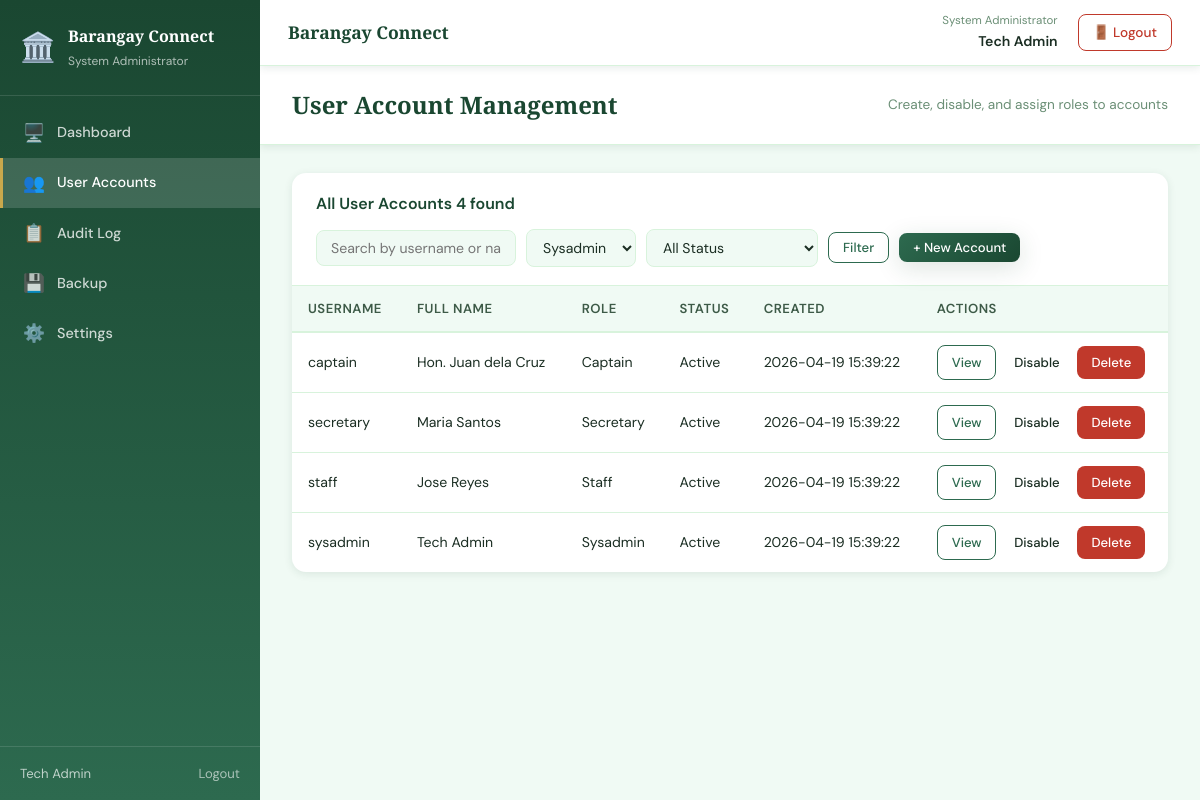
Page /sysadmin/user_accounts.php (signed in) on the earlier database version.
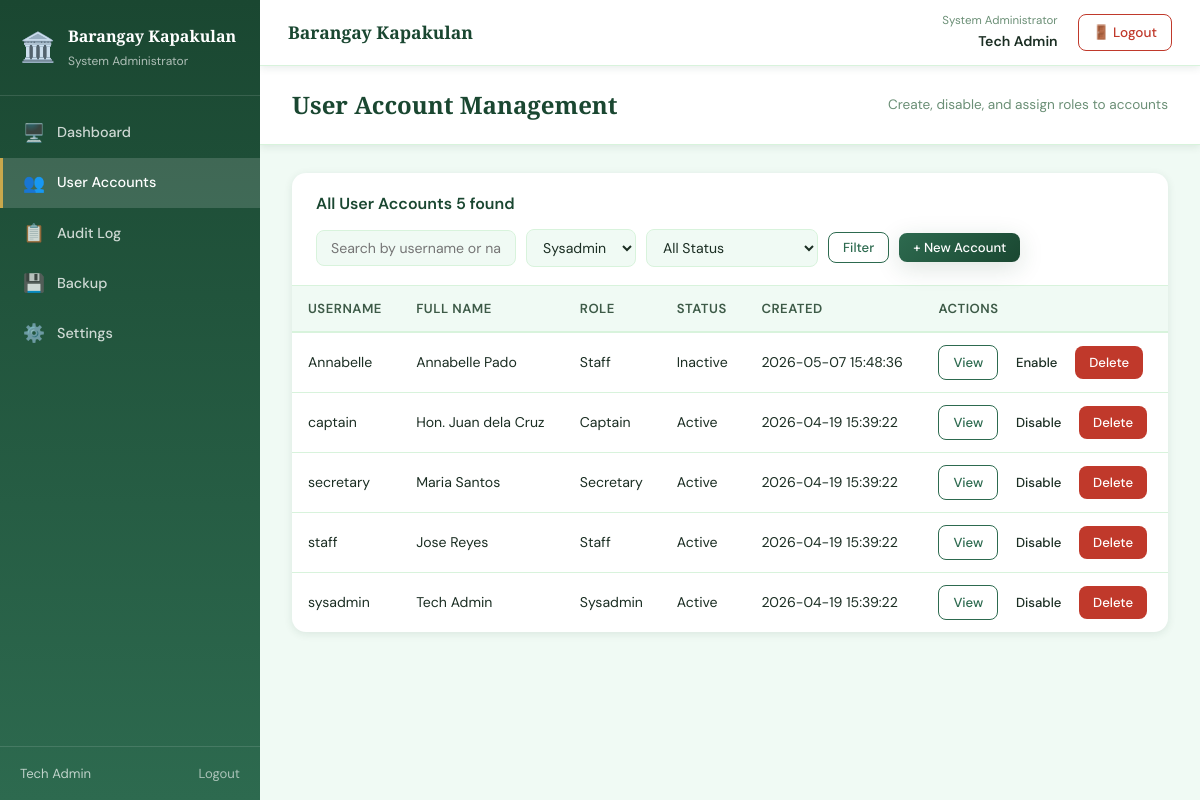
Same page on the later database version.
### tables this page shows
CREATE TABLE `systemsettings` (
  `SettingKey` varchar(100) NOT NULL,
  `SettingValue` text NOT NULL
);

CREATE TABLE `useraccount` (
  `UserAccountID` int(11) NOT NULL,
  `ResidentID` int(11) DEFAULT NULL,
  `Username` varchar(100) NOT NULL,
  `PasswordHash` varchar(255) NOT NULL,
  `Role` enum('captain','secretary','staff','sysadmin','resident') NOT NULL,
  `AccountStatus` enum('Active','Inactive','PendingVerification','Rejected') DEFAULT 'PendingVerification',
  `FullName` varchar(255) DEFAULT NULL,
  `Email` varchar(150) DEFAULT NULL,
  `VerifiedBy` int(11) DEFAULT NULL,
  `VerifiedAt` datetime DEFAULT NULL,
  `RejectionReason` text DEFAULT NULL,
  `CreatedAt` datetime DEFAULT current_timestamp(),
  `UpdatedAt` datetime DEFAULT current_timestamp() ON UPDATE current_timestamp()
);

### config/settings.php (called while the page is built, shortened)
<?php
function load_settings(): array
{
    $defaults = [
        'barangay_name'    => 'Barangay Connect',
        'municipality'     => '',
        'contact'          => '',
        'email'            => '',
        'clearance_fee'    => '50.00',
        'maintenance_mode' => '0',
    ];
    try {
        $pdo = get_db();
        $stmt = $pdo->query("SELECT SettingKey, SettingValue FROM SystemSettings");
        $rows = [];
        while ($row = $stmt->fetch(PDO::FETCH_ASSOC)) {
            $rows[$row['SettingKey']] = $row['SettingValue'];
        }
        return array_merge($defaults, $rows);
    } catch (PDOException $e) {
        error_log('load_settings() error: ' . $e->getMessage());
        return $defaults;
    }
}
function get_setting($key, $default = null)
{
    static $settings = null;
    if ($settings === null) {
        $settings = load_settings();
    }
    return $settings[$key] ?? $default;
}

### sysadmin/user_accounts.php (the view, shortened to what the changed rows need)
<?php
$pdo = get_db();
$where  = ["u.Role IN ('captain', 'secretary', 'staff', 'sysadmin')"];
$params = [];
$sql = "SELECT u.UserAccountID AS id, u.Username AS username, u.FullName AS full_name,
               u.Role AS role, u.AccountStatus AS status,
               u.CreatedAt AS created_at, u.Email AS email
        FROM   useraccount u
        WHERE  " . implode(' AND ', $where) . "
        ORDER  BY u.CreatedAt DESC";
$stmt = $pdo->prepare($sql);
$stmt->execute($params);
$accounts = $stmt->fetchAll(PDO::FETCH_ASSOC);
include '../includes/header.php';
?>
<div class="app-layout">
    <?php include '../includes/sidebar.php'; ?>
    <main class="main-content">
        <?php include '../includes/navbar.php'; ?>
        <div class="page-header">
            <h1>User Account Management</h1>
        </div>
        <div class="page-body">
            <div class="card">
                <div class="card-header">
                    <h3>All User Accounts <span class="badge badge-gray"><?= count($accounts) ?> found</span></h3>
                </div>
                <table class="data-table">
                    <thead>
                        <tr>
                            <th>Username</th>
                            <th>Full Name</th>
                            <th>Role</th>
                            <th>Status</th>
                            <th>Created</th>
                            <th>Actions</th>
                        </tr>
                    </thead>
                    <tbody>
                        <?php if (empty($accounts)): ?>
                            <tr>
                                <td colspan="6" class="empty-row">No accounts found.</td>
                            </tr>
                        <?php else: ?>
                            <?php foreach ($accounts as $acc): ?>
                                <tr>
                                    <td><?= htmlspecialchars($acc['username']) ?></td>
                                    <td><?= htmlspecialchars($acc['full_name'] ?? '—') ?></td>
                                    <td><?= htmlspecialchars(ucfirst($acc['role'])) ?></td>
                                    <td>
                                        <?php
                                        $badge = [
                                            'Active'              => 'badge-green',
                                            'Inactive'            => 'badge-red',
                                            'PendingVerification' => 'badge-yellow',
                                            'Rejected'            => 'badge-gray',
                                        ][$acc['status']] ?? 'badge-gray';
                                        ?>
                                        <span class="badge <?= $badge ?>">
                                            <?= htmlspecialchars($acc['status']) ?>
                                        </span>
                                    </td>
                                    <td><?= htmlspecialchars($acc['created_at']) ?></td>
                                    <td class="table-actions">
                                        <a href="view_account.php?id=<?= $acc['id'] ?>"
                                            class="btn btn-secondary btn-small">View</a>
                                        <?php if ($acc['status'] === 'Active'): ?>
                                            <a href="../handlers/user_account_handler.php?action=disable&id=<?= $acc['id'] ?>"
                                                class="btn btn-warning btn-small"
                                                onclick="return confirm('Disable this account?')">Disable</a>
                                        <?php else: ?>
                                            <a href="../handlers/user_account_handler.php?action=enable&id=<?= $acc['id'] ?>"
                                                class="btn btn-success btn-small"
                                                onclick="return confirm('Enable this account?')">Enable</a>
                                        <?php endif; ?>
                                        <a href="../handlers/user_account_handler.php?action=delete&id=<?= $acc['id'] ?>"
                                            class="btn btn-danger btn-small"
                                            onclick="return confirm('Permanently delete this account? This cannot be undone.')">Delete</a>
                                    </td>
                                </tr>
                            <?php endforeach; ?>
                        <?php endif; ?>
                    </tbody>
                </table>
            </div>
        </div>
    </main>
</div>
<?php include '../includes/footer.php'; ?>

### includes/sidebar.php (shortened to what the changed rows need)
<?php
require_once __DIR__ . '/../config/settings.php';
$role    = $_SESSION['role'] ?? '';
$current = $_SERVER['PHP_SELF'];
function nav_link(string $href, string $icon, string $label, string $current): string
{
    $active = (strpos($current, basename($href)) !== false) ? 'active' : '';
    return "
        <a href=\"$href\" class=\"nav-link $active\">
            <span class=\"nav-icon\">$icon</span>
            $label
        </a>";
}
$role_labels = [
    'captain'   => 'Barangay Captain',
    'secretary' => 'Barangay Secretary',
    'staff'     => 'Barangay Staff',
    'sysadmin'  => 'System Administrator',
    'resident'  => 'Resident',
];
?>
<aside class="sidebar">
    <div class="sidebar-brand">
        <div>
            <div class="brand-name"><?= htmlspecialchars(get_setting('barangay_name', 'Barangay Connect')) ?></div>
            <div class="brand-role">
                <?= htmlspecialchars($role_labels[$role] ?? 'User') ?>
            </div>
        </div>
    </div>
    <nav class="sidebar-nav">
        <?php foreach ($menus[$role] ?? [] as $item): ?>
            <?= nav_link($item['href'], $item['icon'], $item['label'], $current) ?>
        <?php endforeach; ?>
    </nav>
</aside>

### includes/navbar.php (shortened to what the changed rows need)
<?php
require_once __DIR__ . '/../config/settings.php';
$brgy_name    = get_setting('barangay_name', 'Barangay Connect');
?>
<nav class="topnav">
    <div class="topnav-left">
        <span class="topnav-title"><?= htmlspecialchars($brgy_name) ?></span>
    </div>
</nav>

Differences in the rows shown:
no longer on this page (row unchanged): systemsettings: SettingKey "Barangay Connect"
added useraccount: Username "Annabelle", FullName "Annabelle Pado", Role "Staff", AccountStatus "Inactive", CreatedAt "2026-05-07 15:48:36"
Other differences:
get_setting('barangay_name', 'Barangay Connect'): (not shown) → "Barangay Kapakulan"
$brgy_name: (not shown) → "Barangay Kapakulan"
count($accounts): "4" → "5"
